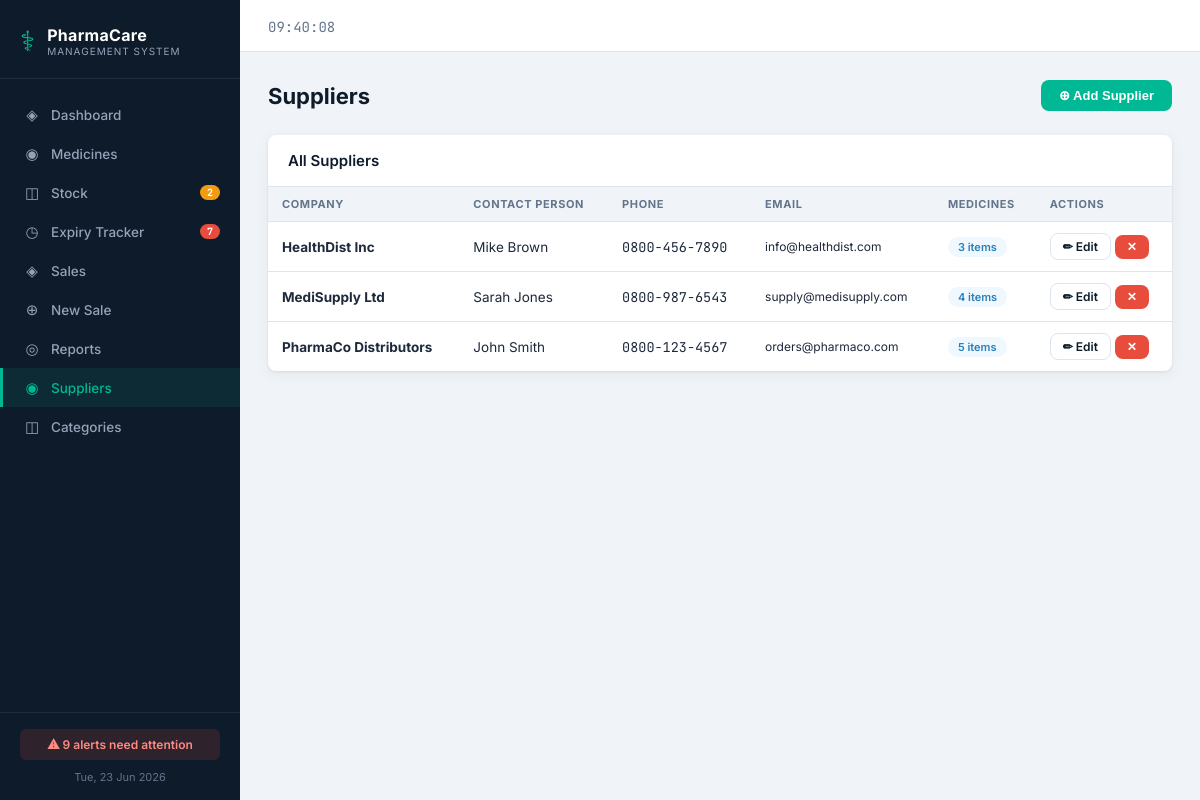
/suppliers.php, run on the app's committed database.
### tables this page shows
CREATE TABLE IF NOT EXISTS suppliers (
    id INT AUTO_INCREMENT PRIMARY KEY,
    name VARCHAR(150) NOT NULL,
    contact_person VARCHAR(100),
    phone VARCHAR(20),
    email VARCHAR(100),
    address TEXT,
    created_at TIMESTAMP DEFAULT CURRENT_TIMESTAMP
);

### suppliers.php (the view, shortened to what this page needs)
<?php
require_once 'includes/header.php';
$db = getDB();
$suppliers = $db->query("
  SELECT s.*, COUNT(m.id) as med_count
  FROM suppliers s LEFT JOIN medicines m ON m.supplier_id=s.id AND m.status='active'
  GROUP BY s.id ORDER BY s.name
");
?>
<div class="page-header">
  <div class="page-title">Suppliers</div>
  <button class="btn btn-primary" onclick="toggleForm('sup-form')">⊕ Add Supplier</button>
</div>
<div class="card">
  <div class="card-header"><div class="card-title">All Suppliers</div></div>
  <div class="table-wrap">
    <table>
      <thead><tr><th>Company</th><th>Contact Person</th><th>Phone</th><th>Email</th><th>Medicines</th><th>Actions</th></tr></thead>
      <tbody>
      <?php while($r = $suppliers->fetch_assoc()): ?>
      <tr>
        <td><strong><?= htmlspecialchars($r['name']) ?></strong></td>
        <td><?= htmlspecialchars($r['contact_person']??'—') ?></td>
        <td style="font-family:var(--mono)"><?= htmlspecialchars($r['phone']??'—') ?></td>
        <td style="font-size:12px"><?= htmlspecialchars($r['email']??'—') ?></td>
        <td><span class="tag tag-info"><?= $r['med_count'] ?> items</span></td>
        <td>
          <a href="suppliers.php?edit=<?= $r['id'] ?>" class="btn btn-outline btn-sm">✏ Edit</a>
          <form method="POST" style="display:inline">
            <button type="submit" class="btn btn-danger btn-sm" data-confirm="Delete this supplier?">✕</button>
          </form>
        </td>
      </tr>
      <?php endwhile; ?>
      </tbody>
    </table>
  </div>
</div>
<?php require_once 'includes/footer.php'; ?>

### assets/css/style.css (style rules this page uses)
:root { --navy: #0d1b2a; --navy-mid: #1b2d42; --navy-soft: #243b55; --emerald: #00b894; --emerald-dk:#00896f; --white: #ffffff; --grey-100: #f0f4f8; --grey-200: #dce4ee; --grey-400: #94a3b8; --grey-600: #64748b; --danger: #e74c3c; --danger-lt: #fff5f5; --warn: #f39c12; --warn-lt: #fffbf0; --success: #27ae60; --success-lt:#f0fff8; --info: #2980b9; --info-lt: #f0f8ff; --text: #1e293b; --text-mute: #64748b; --radius: 8px; --shadow: 0 1px 3px rgba(0,0,0,.08), 0 4px 16px rgba(0,0,0,.05); --shadow-lg: 0 4px 24px rgba(0,0,0,.12); --sidebar-w: 240px; --font: 'Inter', system-ui, sans-serif; --mono: 'JetBrains Mono', monospace; }
* { box-sizing: border-box; margin: 0; padding: 0; }
body { font-family: var(--font); background: var(--grey-100); color: var(--text); display: flex; min-height: 100vh; }
.page-header { display: flex; align-items: center; justify-content: space-between; margin-bottom: 24px; flex-wrap: wrap; gap: 12px; }
.page-title { font-size: 22px; font-weight: 700; color: var(--navy); }
.card { background: var(--white); border-radius: var(--radius); box-shadow: var(--shadow); overflow: hidden; margin-bottom: 20px; }
.card-header { padding: 16px 20px; border-bottom: 1px solid var(--grey-200); display: flex; align-items: center; justify-content: space-between; gap: 12px; flex-wrap: wrap; }
.card-title { font-size: 15px; font-weight: 600; color: var(--navy); }
.table-wrap { overflow-x: auto; }
table { width: 100%; border-collapse: collapse; font-size: 13.5px; }
thead th { background: var(--grey-100); padding: 10px 14px; text-align: left; font-size: 11px; font-weight: 700; text-transform: uppercase; letter-spacing: .6px; color: var(--grey-600); border-bottom: 1px solid var(--grey-200); white-space: nowrap; }
tbody td { padding: 11px 14px; border-bottom: 1px solid var(--grey-200); vertical-align: middle; }
tbody tr:last-child td { border-bottom: none; }
.tag { display: inline-flex; align-items: center; padding: 3px 10px; border-radius: 20px; font-size: 11px; font-weight: 600; white-space: nowrap; }
.tag-info { background: var(--info-lt); color: var(--info); }
.btn { display: inline-flex; align-items: center; gap: 6px; padding: 8px 18px; border: none; border-radius: var(--radius); font-size: 13px; font-weight: 600; cursor: pointer; text-decoration: none; transition: all .15s ease; white-space: nowrap; }
.btn-primary { background: var(--emerald); color: #fff; }
.btn-danger { background: var(--danger); color: #fff; }
.btn-outline { background: transparent; color: var(--navy); border: 1.5px solid var(--grey-200); }
.btn-sm { padding: 5px 12px; font-size: 12px; }

### data on the page
suppliers: name "HealthDist Inc", contact_person "Mike Brown", phone "0800-456-7890", email "info@healthdist.com", med_count "3"
suppliers: name "MediSupply Ltd", contact_person "Sarah Jones", phone "0800-987-6543", email "supply@medisupply.com", med_count "4"
suppliers: name "PharmaCo Distributors", contact_person "John Smith", phone "0800-123-4567", email "orders@pharmaco.com", med_count "5"

### other printed values
$lowStockAlerts "2"
$expiryAlerts+$expiredCount "7"
$totalAlerts "9"
